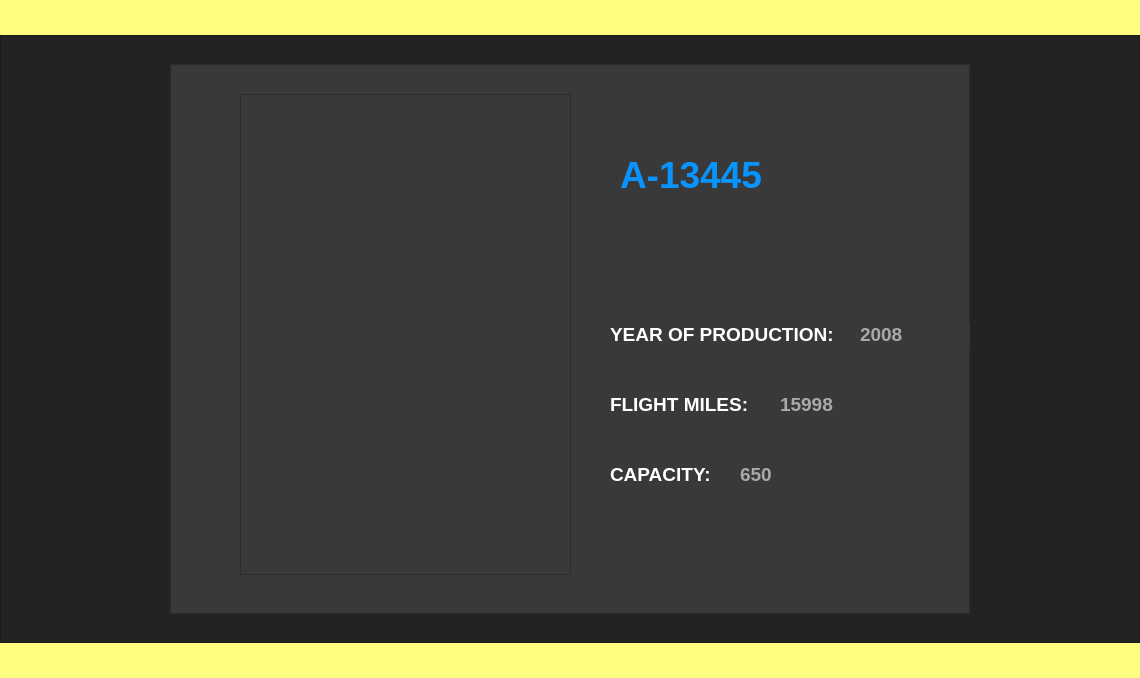
<?xml version="1.0" encoding="UTF-8"?>
<ui version="4.0">
 <class>SearchPlane</class>
 <widget class="QMainWindow" name="SearchPlane">
  <property name="geometry">
   <rect>
    <x>0</x>
    <y>0</y>
    <width>1140</width>
    <height>678</height>
   </rect>
  </property>
  <property name="maximumSize">
   <size>
    <width>16777215</width>
    <height>16777215</height>
   </size>
  </property>
  <property name="windowTitle">
   <string>Search Plane</string>
  </property>
  <widget class="QWidget" name="centralwidget">
   <property name="maximumSize">
    <size>
     <width>16777215</width>
     <height>16777215</height>
    </size>
   </property>
   <layout class="QVBoxLayout" name="verticalLayout">
    <property name="spacing">
     <number>0</number>
    </property>
    <property name="leftMargin">
     <number>0</number>
    </property>
    <property name="topMargin">
     <number>0</number>
    </property>
    <property name="rightMargin">
     <number>0</number>
    </property>
    <property name="bottomMargin">
     <number>0</number>
    </property>
    <item>
     <widget class="QFrame" name="top_bar">
      <property name="maximumSize">
       <size>
        <width>16777215</width>
        <height>35</height>
       </size>
      </property>
      <property name="styleSheet">
       <string notr="true">background-color: rgb(255, 255, 127);</string>
      </property>
      <property name="frameShape">
       <enum>QFrame::NoFrame</enum>
      </property>
      <property name="frameShadow">
       <enum>QFrame::Raised</enum>
      </property>
      <layout class="QHBoxLayout" name="horizontalLayout_2">
       <property name="spacing">
        <number>0</number>
       </property>
       <property name="leftMargin">
        <number>0</number>
       </property>
       <property name="topMargin">
        <number>5</number>
       </property>
       <property name="rightMargin">
        <number>0</number>
       </property>
       <property name="bottomMargin">
        <number>0</number>
       </property>
      </layout>
     </widget>
    </item>
    <item>
     <widget class="QFrame" name="content">
      <property name="styleSheet">
       <string notr="true">background-color: rgb(35, 35, 35);</string>
      </property>
      <property name="frameShape">
       <enum>QFrame::StyledPanel</enum>
      </property>
      <property name="frameShadow">
       <enum>QFrame::Raised</enum>
      </property>
      <layout class="QHBoxLayout" name="horizontalLayout">
       <property name="leftMargin">
        <number>10</number>
       </property>
       <property name="rightMargin">
        <number>10</number>
       </property>
       <item>
        <widget class="QFrame" name="Label">
         <property name="maximumSize">
          <size>
           <width>800</width>
           <height>550</height>
          </size>
         </property>
         <property name="font">
          <font>
           <pointsize>12</pointsize>
          </font>
         </property>
         <property name="styleSheet">
          <string notr="true">background-color: rgb(57, 57, 57);</string>
         </property>
         <property name="frameShape">
          <enum>QFrame::StyledPanel</enum>
         </property>
         <property name="frameShadow">
          <enum>QFrame::Raised</enum>
         </property>
         <widget class="QFrame" name="PLANEIcon">
          <property name="geometry">
           <rect>
            <x>70</x>
            <y>30</y>
            <width>331</width>
            <height>481</height>
           </rect>
          </property>
          <property name="styleSheet">
           <string notr="true">background-image: url(:/newPrefix/img/PlaneSearchResize.jpg);</string>
          </property>
          <property name="frameShape">
           <enum>QFrame::StyledPanel</enum>
          </property>
          <property name="frameShadow">
           <enum>QFrame::Raised</enum>
          </property>
         </widget>
         <widget class="QLabel" name="TAILNUMBERLabel">
          <property name="geometry">
           <rect>
            <x>450</x>
            <y>70</y>
            <width>341</width>
            <height>81</height>
           </rect>
          </property>
          <property name="font">
           <font>
            <pointsize>28</pointsize>
            <weight>75</weight>
            <bold>true</bold>
           </font>
          </property>
          <property name="styleSheet">
           <string notr="true">color: rgb(8, 148, 255);</string>
          </property>
          <property name="text">
           <string>A-13445</string>
          </property>
         </widget>
         <widget class="QLabel" name="label_2">
          <property name="geometry">
           <rect>
            <x>440</x>
            <y>240</y>
            <width>241</width>
            <height>61</height>
           </rect>
          </property>
          <property name="font">
           <font>
            <pointsize>14</pointsize>
            <weight>75</weight>
            <bold>true</bold>
           </font>
          </property>
          <property name="styleSheet">
           <string notr="true">color: rgb(255, 255, 255);</string>
          </property>
          <property name="text">
           <string>YEAR OF PRODUCTION:</string>
          </property>
          <property name="wordWrap">
           <bool>false</bool>
          </property>
         </widget>
         <widget class="QLabel" name="label_3">
          <property name="geometry">
           <rect>
            <x>440</x>
            <y>310</y>
            <width>191</width>
            <height>61</height>
           </rect>
          </property>
          <property name="font">
           <font>
            <pointsize>14</pointsize>
            <weight>75</weight>
            <bold>true</bold>
           </font>
          </property>
          <property name="styleSheet">
           <string notr="true">color: rgb(255, 255, 255);</string>
          </property>
          <property name="text">
           <string>FLIGHT MILES:</string>
          </property>
          <property name="wordWrap">
           <bool>false</bool>
          </property>
         </widget>
         <widget class="QLabel" name="label_4">
          <property name="geometry">
           <rect>
            <x>440</x>
            <y>380</y>
            <width>191</width>
            <height>61</height>
           </rect>
          </property>
          <property name="font">
           <font>
            <pointsize>14</pointsize>
            <weight>75</weight>
            <bold>true</bold>
           </font>
          </property>
          <property name="styleSheet">
           <string notr="true">color: rgb(255, 255, 255);</string>
          </property>
          <property name="text">
           <string>CAPACITY:</string>
          </property>
          <property name="wordWrap">
           <bool>false</bool>
          </property>
         </widget>
         <widget class="QLabel" name="YEAROFPRLabel">
          <property name="geometry">
           <rect>
            <x>690</x>
            <y>260</y>
            <width>121</width>
            <height>21</height>
           </rect>
          </property>
          <property name="font">
           <font>
            <pointsize>14</pointsize>
            <weight>75</weight>
            <bold>true</bold>
           </font>
          </property>
          <property name="styleSheet">
           <string notr="true">color: rgb(169, 169, 169);</string>
          </property>
          <property name="text">
           <string>2008</string>
          </property>
         </widget>
         <widget class="QLabel" name="FLIGHTMILESLabel">
          <property name="geometry">
           <rect>
            <x>610</x>
            <y>330</y>
            <width>181</width>
            <height>21</height>
           </rect>
          </property>
          <property name="font">
           <font>
            <pointsize>14</pointsize>
            <weight>75</weight>
            <bold>true</bold>
           </font>
          </property>
          <property name="styleSheet">
           <string notr="true">color: rgb(169, 169, 169);</string>
          </property>
          <property name="text">
           <string>15998</string>
          </property>
         </widget>
         <widget class="QLabel" name="CAPACITYLabel">
          <property name="geometry">
           <rect>
            <x>570</x>
            <y>400</y>
            <width>191</width>
            <height>21</height>
           </rect>
          </property>
          <property name="font">
           <font>
            <pointsize>14</pointsize>
            <weight>75</weight>
            <bold>true</bold>
           </font>
          </property>
          <property name="styleSheet">
           <string notr="true">color: rgb(169, 169, 169);</string>
          </property>
          <property name="text">
           <string>650</string>
          </property>
         </widget>
        </widget>
       </item>
      </layout>
     </widget>
    </item>
    <item>
     <widget class="QFrame" name="bottom">
      <property name="maximumSize">
       <size>
        <width>16777215</width>
        <height>35</height>
       </size>
      </property>
      <property name="styleSheet">
       <string notr="true">background-color: rgb(255, 255, 127);</string>
      </property>
      <property name="frameShape">
       <enum>QFrame::NoFrame</enum>
      </property>
      <property name="frameShadow">
       <enum>QFrame::Raised</enum>
      </property>
     </widget>
    </item>
   </layout>
  </widget>
  <widget class="QMenuBar" name="menubar">
   <property name="geometry">
    <rect>
     <x>0</x>
     <y>0</y>
     <width>1140</width>
     <height>18</height>
    </rect>
   </property>
  </widget>
 </widget>
 <resources>
  <include location="../../img/file.qrc"/>
  <include location="../../TODO/ticketAIR/file.qrc"/>
 </resources>
 <connections/>
</ui>
